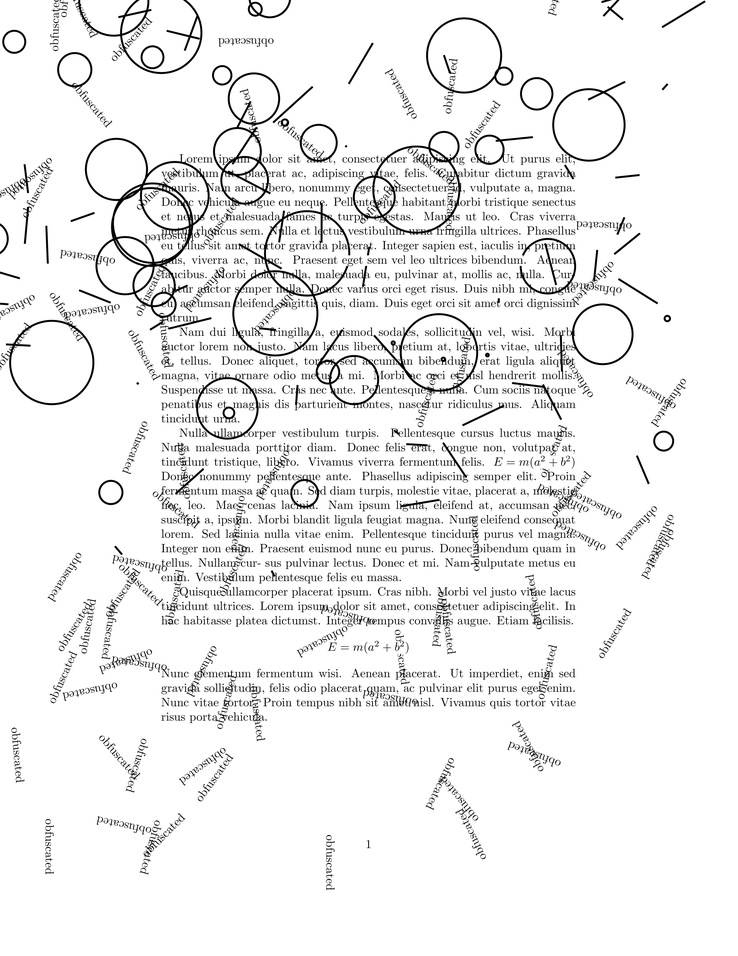
#> input picture content/obfuscated.jpg, 738 x 956 px, shrunk from 4250 x 5500 before the run
$ jupyter execute Removing-circles-lines-patterns-part-1-5.ipynb   (shell and % lines are left out)
#> lines starting #> are read from the running program, lines starting #| are printed output that depends on the picture
Why 1.5? Because I'm not addressing the issue of the overlay text and instead present a small improvement on removing the thick outlines.

[cell 1]
import matplotlib.pyplot as plt
import numpy as np
import cv2

# a little helper function to display our image in a bigger plot
def display_img(image):
    fig = plt.figure(figsize=(20,16))
    ax = fig.add_subplot(111)
    ax.imshow(image, cmap="gray")

[cell 2]
img = cv2.imread('obfuscated.jpg', 0) #read in as a grayscale image
#> img is the input picture: shape (956, 738); min 0, max 255, mean 238.5

[cell 3]
display_img(img)

Note that in the previous post I found out that a naive removal method and the Hough transform worked better than the Suzuki algorithm for contour location. The method I'm about to present should work regardless of the methods applied previously to the image, but it comes at a price. Let's say I go with the naive method:

[cell 4]
img_med = cv2.medianBlur(img, ksize=15)
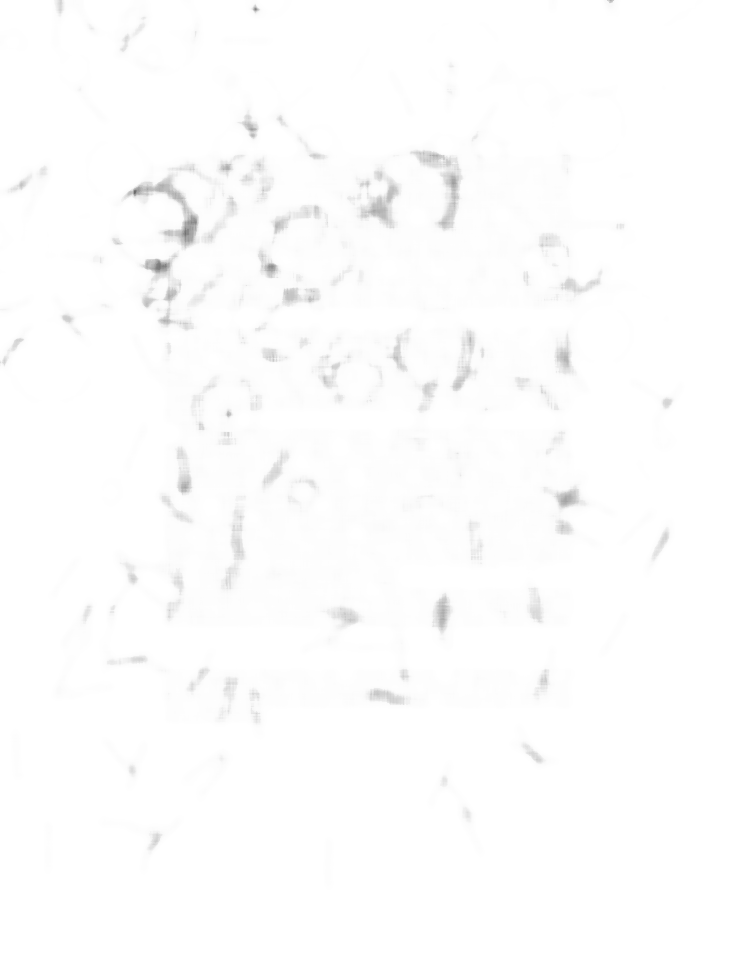
#> img_med: shape (956, 738); min 107, max 255, mean 253.2

[cell 5]
ret, th = cv2.threshold(img_med, 80, 255, cv2.THRESH_BINARY)
#> th: shape (956, 738); every value is 255
